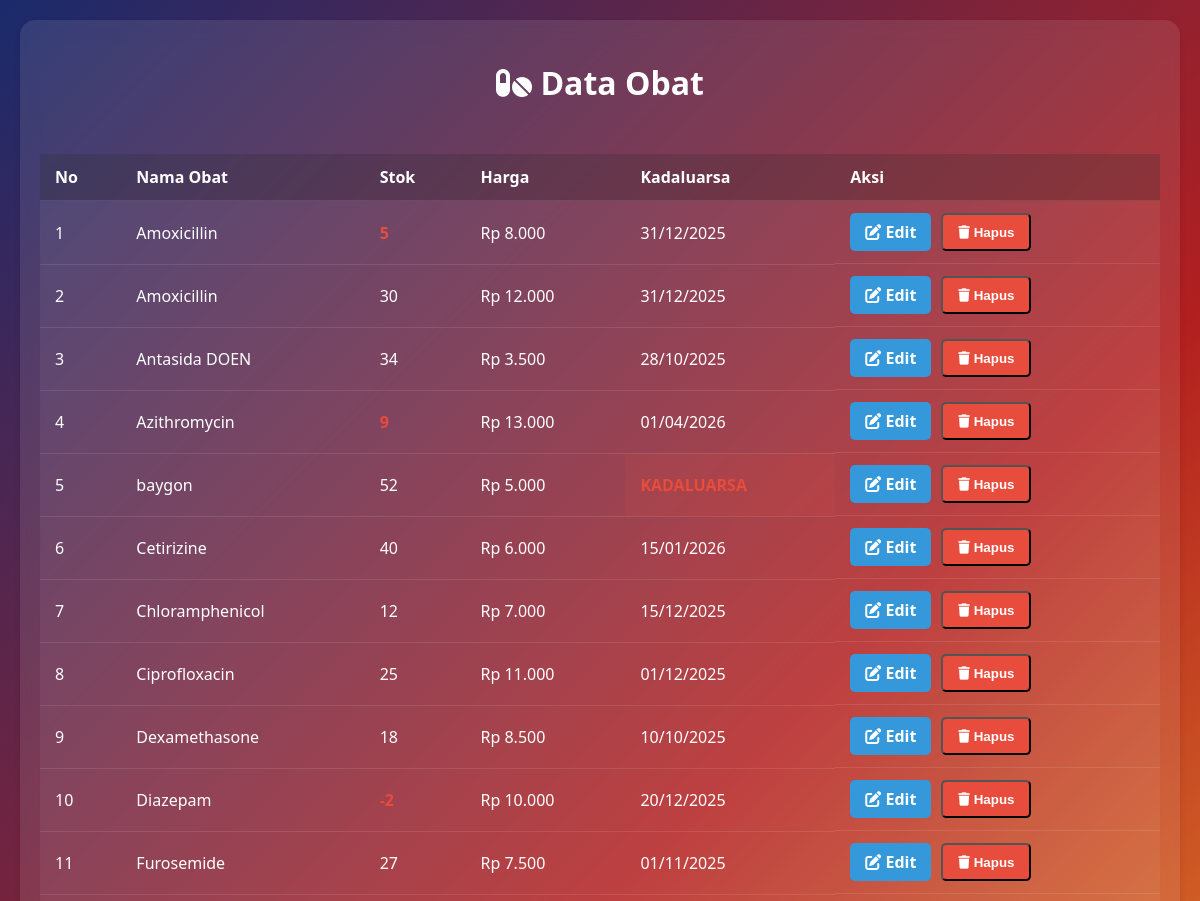
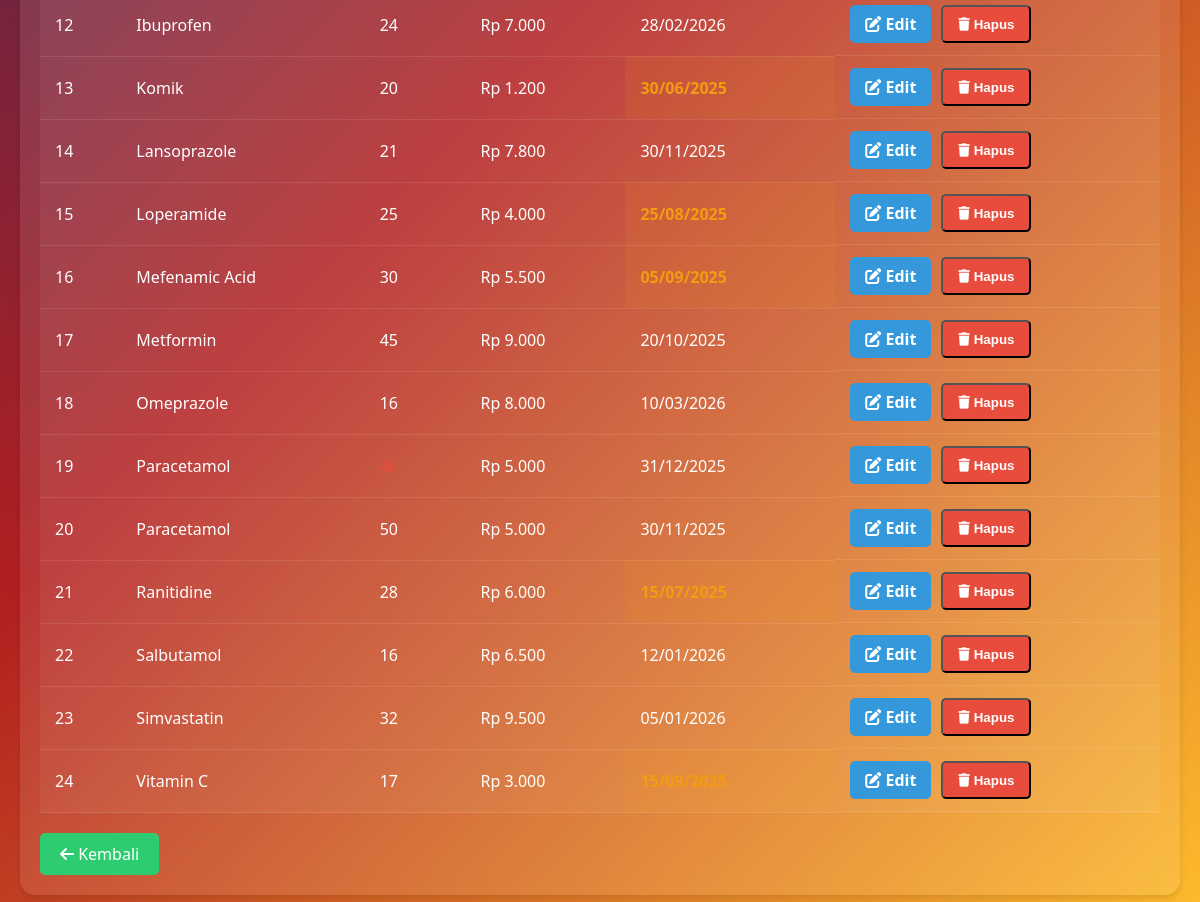
The page /admin/data_obat.php (signed in) on the database its author committed (2 pictures, top to bottom).
### tables this page shows
CREATE TABLE `obat` (
  `id_obat` int(11) NOT NULL,
  `nama_obat` varchar(100) NOT NULL,
  `kategori` varchar(50) DEFAULT NULL,
  `satuan` varchar(20) DEFAULT NULL,
  `harga` int(11) DEFAULT NULL,
  `deskripsi` text DEFAULT NULL,
  `stok` int(11) NOT NULL DEFAULT 0,
  `tgl_kadaluarsa` date NOT NULL,
  `kadaluarsa` date DEFAULT NULL
);

### admin/data_obat.php (the view, shortened to what this page needs)
<?php
include '../config/db.php';
$query = "SELECT * FROM obat ORDER BY nama_obat";
$result = $conn->query($query);
?>
<!DOCTYPE html>
<html lang="id">
<head>
    <link rel="stylesheet" href="https://cdnjs.cloudflare.com/ajax/libs/font-awesome/6.0.0/css/all.min.css">
</head>
<body>
    <div class="container">
        <h1><i class="fas fa-pills"></i> Data Obat</h1>
        <div class="table-container">
            <table>
                <thead>
                    <tr>
                        <th>No</th>
                        <th>Nama Obat</th>
                        <th>Stok</th>
                        <th>Harga</th>
                        <th>Kadaluarsa</th>
                        <th>Aksi</th>
                    </tr>
                </thead>
                <tbody>
                    <?php
                    if ($result->num_rows > 0) {
                        $no = 1;
                        $today = new DateTime();
                        while ($row = $result->fetch_assoc()) {
                            $stok_class = $row['stok'] < 10 ? 'low-stock' : '';
                            $exp_class = '';
                            $exp_text = '-';
                            if (!empty($row['tgl_kadaluarsa'])) {
                                $exp_date = new DateTime($row['tgl_kadaluarsa']);
                                $interval = $today->diff($exp_date);
                                if ($today > $exp_date) {
                                    $exp_class = 'expired';
                                    $exp_text = 'KADALUARSA';
                                } else if ($interval->days <= 90) {
                                    $exp_class = 'near-expired';
                                    $exp_text = date('d/m/Y', strtotime($row['tgl_kadaluarsa']));
                                } else {
                                    $exp_text = date('d/m/Y', strtotime($row['tgl_kadaluarsa']));
                                }
                            }
                            echo "<tr>
                                    <td>" . $no . "</td>
                                    <td>" . $row['nama_obat'] . "</td>
                                    <td class='" . $stok_class . "'>" . $row['stok'] . "</td>
                                    <td>Rp " . number_format($row['harga'], 0, ',', '.') . "</td>
                                    <td class='" . $exp_class . "'>" . $exp_text . "</td>
                                    <td class='actions'>
                                        <a href='edit_obat.php?id=" . $row['id_obat'] . "' class='btn btn-edit'>
                                            <i class='fas fa-edit'></i> Edit
                                        </a>
                                        <button onclick='confirmDelete(" . $row['id_obat'] . ")' class='btn btn-delete'>
                                            <i class='fas fa-trash'></i> Hapus
                                        </button>
                                    </td>
                                </tr>";
                            $no++;
                        }
                    } else {
                        echo "<tr><td colspan='6' style='text-align: center;'>Tidak ada data obat</td></tr>";
                    }
                    ?>
                </tbody>
            </table>
        </div>
        <a href="index.php" class="btn-back"><i class="fas fa-arrow-left"></i> Kembali</a>
    </div>
</body>
</html>

### admin/data_obat.php (style rules this page uses)
body { font-family: 'Segoe UI', sans-serif; background: linear-gradient(135deg, #1a2a6c, #b21f1f, #fdbb2d); margin: 0; padding: 20px; min-height: 100vh; color: #fff; }
.container { max-width: 1200px; margin: 0 auto; background: rgba(255, 255, 255, 0.1); backdrop-filter: blur(10px); border-radius: 15px; padding: 20px; box-shadow: 0 4px 6px rgba(0, 0, 0, 0.1); }
h1 { text-align: center; color: #fff; margin-bottom: 30px; }
.table-container { overflow-x: auto; }
table { width: 100%; border-collapse: collapse; margin-top: 20px; background: rgba(255, 255, 255, 0.05); }
th, td { padding: 12px 15px; text-align: left; border-bottom: 1px solid rgba(255, 255, 255, 0.1); }
th { background: rgba(0, 0, 0, 0.2); font-weight: bold; }
.actions { display: flex; gap: 10px; }
.btn { padding: 8px 15px; border-radius: 5px; text-decoration: none; color: white; font-weight: bold; transition: transform 0.2s; }
.btn-edit { background: #3498db; }
.btn-delete { background: #e74c3c; }
.btn-back { display: inline-block; margin-top: 20px; background: #2ecc71; color: white; padding: 10px 20px; text-decoration: none; border-radius: 5px; transition: transform 0.2s; }
.low-stock { color: #e74c3c; font-weight: bold; }
.expired { color: #e74c3c; font-weight: bold; background-color: rgba(231, 76, 60, 0.1); }
.near-expired { color: #f39c12; font-weight: bold; background-color: rgba(243, 156, 18, 0.1); }

### rows shown on the page
obat: nama_obat "Amoxicillin", stok "5", harga "8.000", tgl_kadaluarsa "31/12/2025"
obat: nama_obat "Amoxicillin", stok "30", harga "12.000", tgl_kadaluarsa "31/12/2025"
obat: nama_obat "Antasida DOEN", stok "34", harga "3.500", tgl_kadaluarsa "28/10/2025"
obat: nama_obat "Azithromycin", stok "9", harga "13.000", tgl_kadaluarsa "01/04/2026"
obat: nama_obat "baygon", stok "52", harga "5.000", tgl_kadaluarsa "KADALUARSA"
obat: nama_obat "Cetirizine", stok "40", harga "6.000", tgl_kadaluarsa "15/01/2026"
obat: nama_obat "Chloramphenicol", stok "12", harga "7.000", tgl_kadaluarsa "15/12/2025"
obat: nama_obat "Ciprofloxacin", stok "25", harga "11.000", tgl_kadaluarsa "01/12/2025"
obat: nama_obat "Dexamethasone", stok "18", harga "8.500", tgl_kadaluarsa "10/10/2025"
obat: nama_obat "Diazepam", stok "-2", harga "10.000", tgl_kadaluarsa "20/12/2025"
obat: nama_obat "Furosemide", stok "27", harga "7.500", tgl_kadaluarsa "01/11/2025"
obat: nama_obat "Ibuprofen", stok "24", harga "7.000", tgl_kadaluarsa "28/02/2026"
obat: nama_obat "Komik", stok "20", harga "1.200", tgl_kadaluarsa "30/06/2025"
obat: nama_obat "Lansoprazole", stok "21", harga "7.800", tgl_kadaluarsa "30/11/2025"
obat: nama_obat "Loperamide", stok "25", harga "4.000", tgl_kadaluarsa "25/08/2025"
obat: nama_obat "Mefenamic Acid", stok "30", harga "5.500", tgl_kadaluarsa "05/09/2025"
obat: nama_obat "Metformin", stok "45", harga "9.000", tgl_kadaluarsa "20/10/2025"
obat: nama_obat "Omeprazole", stok "16", harga "8.000", tgl_kadaluarsa "10/03/2026"
obat: nama_obat "Paracetamol", harga "5.000", tgl_kadaluarsa "31/12/2025"
obat: nama_obat "Paracetamol", stok "50", harga "5.000", tgl_kadaluarsa "30/11/2025"
obat: nama_obat "Ranitidine", stok "28", harga "6.000", tgl_kadaluarsa "15/07/2025"
obat: nama_obat "Salbutamol", stok "16", harga "6.500", tgl_kadaluarsa "12/01/2026"
obat: nama_obat "Simvastatin", stok "32", harga "9.500", tgl_kadaluarsa "05/01/2026"
obat: nama_obat "Vitamin C", stok "17", harga "3.000"
